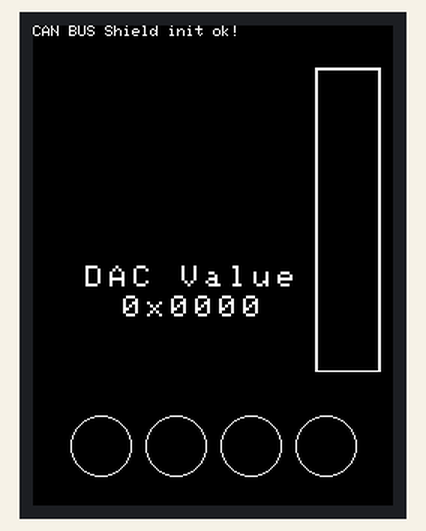
Bench run of a sketch on a simulated Arduino Uno, built with avr-gcc and run on an emulated ATmega328P. Parts: 240×320 colour display. What the sketch prints to the serial monitor is not drawn.

Above: at 0.3 s.

The sketch:

arduino_display.ino
```cpp
#include <mcp_can.h>
#include <SPI.h>
#include "Adafruit_GFX.h"
#include "Adafruit_ILI9341.h"

#define CUSTOM_ILI9341_ORANGE      0xFC60
#define ORANGE_VALUE 0x1
#define YELLOW_VALUE 0x2
#define GREEN_VALUE 0x4
#define BLUE_VALUE 0x8

// For the Adafruit shield
#define TFT_MOSI 11
#define TFT_CLK 13
#define TFT_RST 8
#define TFT_MISO 12
#define TFT_DC 7
#define TFT_CS 9

// If using the breakout, change pins as desired
Adafruit_ILI9341 tft = Adafruit_ILI9341(TFT_CS, TFT_DC, TFT_RST);
//Adafruit_ILI9341 tft = Adafruit_ILI9341(TFT_CS, TFT_DC, TFT_MOSI, TFT_CLK, TFT_RST, TFT_MISO);

// the cs pin of the version after v1.1 is default to D9
// v0.9b and v1.0 is default D10
const int SPI_CS_PIN = 10;


MCP_CAN CAN(SPI_CS_PIN);                                    // Set CS pin

int16_t oldValue;
bool firstTime;

void setup()
{
  Serial.begin(115200);

  tft.begin();
  tft.fillScreen(ILI9341_BLACK);
  tft.setCursor(0, 0);
  tft.setTextColor(ILI9341_WHITE);  tft.setTextSize(1);

  while (CAN.begin(MCP_ANY, CAN_500KBPS, MCP_16MHZ) != CAN_OK)              // init can bus : baudrate = 500k
  {
    Serial.println("CAN BUS Shield init fail");
    tft.println("CAN BUS Shield init fail");

    delay(100);
  }

  Serial.println("CAN BUS Shield init ok!");
  tft.println("CAN BUS Shield init ok!");

  CAN.setMode(MCP_NORMAL);                     // Set operation mode to normal so the MCP2515 sends acks to received data.

  tft.drawRect(189, 29, 42, 202, ILI9341_WHITE);
  tft.drawRect(188, 28, 44, 203, ILI9341_WHITE);

  tft.drawCircle(45, 280, 20, ILI9341_WHITE);
  tft.drawCircle(95, 280, 20, ILI9341_WHITE);
  tft.drawCircle(145, 280, 20, ILI9341_WHITE);
  tft.drawCircle(195, 280, 20, ILI9341_WHITE);

  char *message = "DAC Value";
  for (char i = 0; i < strlen(message); i++) {
    tft.drawChar(35 + (i * 16), 160, message[i], ILI9341_WHITE, ILI9341_BLACK, 2);
  }
  oldValue = 0x0001;

  updateBarStatus(0x0000);
}

uint16_t barColor;


void updateLedStatus(uint8_t status) {
  uint16_t blueStatus = ((status & BLUE_VALUE) ? ILI9341_BLUE : ILI9341_BLACK);
  uint16_t greenStatus = ((status & GREEN_VALUE) ? ILI9341_GREEN : ILI9341_BLACK);
  uint16_t yellowStatus = ((status & YELLOW_VALUE) ? ILI9341_YELLOW : ILI9341_BLACK);
  uint16_t orangeStatus = ((status & ORANGE_VALUE) ? ILI9341_RED : ILI9341_BLACK);

  tft.fillCircle(45, 280, 19, blueStatus);
  tft.fillCircle(95, 280, 19, greenStatus);
  tft.fillCircle(145, 280, 19, yellowStatus);
  tft.fillCircle(195, 280, 19, orangeStatus);
}

void updateBarStatus(uint16_t value) {
  char message[16];
  uint16_t graphValue = (value / 0x0147);

  tft.fillRect(190, 30, 40, 200 - graphValue, ILI9341_BLACK);
  tft.fillRect(190, 230 - graphValue, 40, graphValue , ILI9341_BLUE);

  tft.fillRect(50, 230, 130, 16, ILI9341_BLACK);
  sprintf(message, "0x%.4X", value);
  for (char i = 0; i < strlen(message); i++) {
    tft.drawChar(60 + (i * 16), 180, message[i], ILI9341_WHITE, ILI9341_BLACK, 2);
  }

}


unsigned char len = 0;
unsigned char buf[8];
long unsigned int rxId;
char msgString[80];
uint8_t errorCountRX, errorCountTX, errorMask;
uint8_t oldErrCountRX, oldErrCountTX, oldErrMask;

void loop()
{


  errorCountRX = CAN.errorCountRX();
  if (errorCountRX != 0 && oldErrCountRX != errorCountRX) {
    oldErrCountRX = errorCountRX;
    sprintf(msgString, "Error count RX: %d", errorCountRX);
    Serial.println(msgString);
  }

  errorCountTX = CAN.errorCountTX();
  if (errorCountTX != 0 && oldErrCountTX != errorCountTX) {
    oldErrCountTX = errorCountTX;
    sprintf(msgString, "Error count TX: %d", errorCountTX);
    Serial.println(msgString);
  }

  errorMask = CAN.getError();
  if (errorMask != 0 && oldErrMask != errorMask) {
    oldErrMask = errorMask;
    sprintf(msgString, "Error mask TX: %x", errorMask);
    Serial.println(msgString);
  }

  if (CAN.checkReceive() == CAN_MSGAVAIL)           // check if data coming
  {

    CAN.readMsgBuf(&rxId, &len, buf);      // Read data: len = data length, buf = data byte(s)

    if ((rxId & 0x80000000) == 0x80000000)    // Determine if ID is standard (11 bits) or extended (29 bits)
      sprintf(msgString, "Extended ID: 0x%.8lX  DLC: %1d  Data:", (rxId & 0x1FFFFFFF), len);
    else
      sprintf(msgString, "Standard ID: 0x%.3lX       DLC: %1d  Data:", rxId, len);

    Serial.print(msgString);

    if ((rxId & 0x40000000) == 0x40000000) {  // Determine if message is a remote request frame.
      sprintf(msgString, " REMOTE REQUEST FRAME");
      Serial.println(msgString);
    } else {
      for (byte i = 0; i < len; i++) {
        sprintf(msgString, " 0x%.2X", buf[i]);
        Serial.print(msgString);
      }
      Serial.println();
    }

    switch (rxId) {
      case 0x070:
        updateLedStatus(buf[0]);
        break;

      case 0x071: {
          uint16_t value = 0x0000;
          value = buf[1];
          value = value << 8;
          value = value | buf[0];

          if (value != oldValue) {
            oldValue = value;
            updateBarStatus(value);
          }
          sprintf(msgString, "DAC 0x%.4X", value);
          Serial.println(msgString);
        }
        break;

      default:
        break;
    }

  }
}

/*********************************************************************************************************
  END FILE
*********************************************************************************************************/
```
